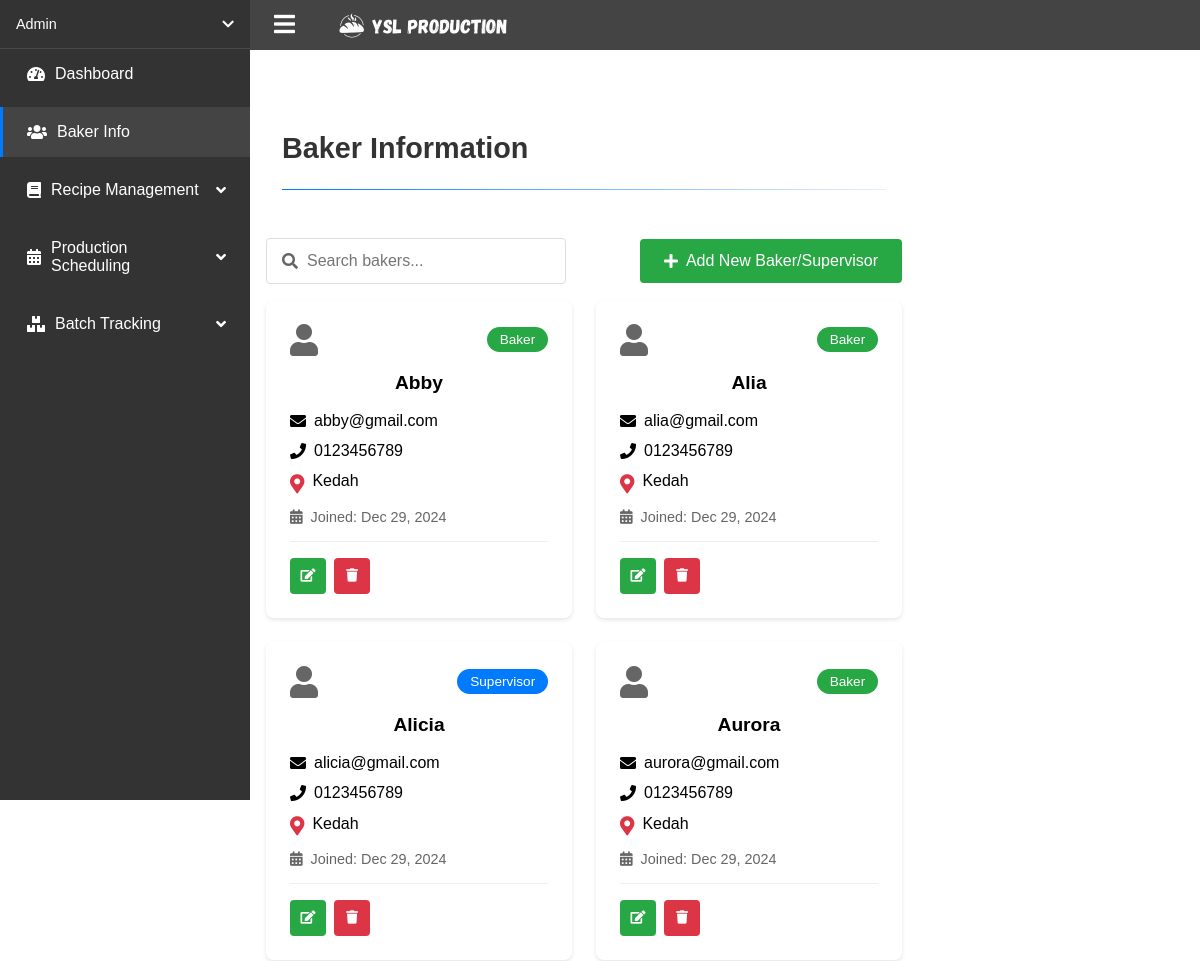
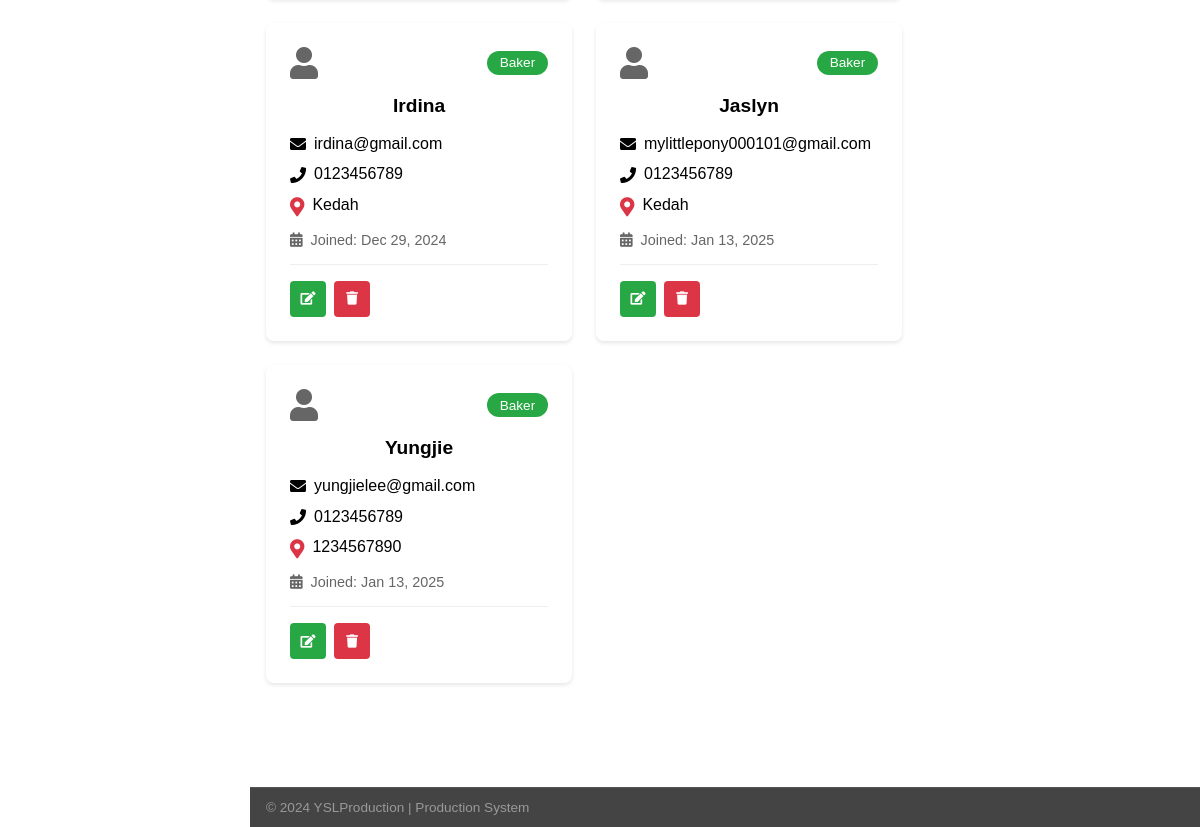
The app's page /baker_info.php (signed in) with its own data (2 pictures, top to bottom).
### tables this page shows
CREATE TABLE `tbl_users` (
  `user_id` int(6) NOT NULL,
  `user_fullName` varchar(200) NOT NULL,
  `user_contact` varchar(100) NOT NULL,
  `user_address` text NOT NULL,
  `user_email` varchar(200) NOT NULL,
  `user_password` varchar(200) NOT NULL,
  `user_dateRegister` datetime NOT NULL DEFAULT current_timestamp(),
  `user_role` varchar(10) NOT NULL DEFAULT 'Baker',
  `reset_token` varchar(255) DEFAULT NULL,
  `token_expiry` datetime DEFAULT NULL
);

### baker_info.php (the view, shortened to what this page needs)
<?php
require_once 'config/db_connection.php';
try {
    $stmt = $conn->query("SELECT
                            user_id,
                            user_fullName,
                            user_role,
                            user_email,
                            user_contact,
                            user_address,
                            user_dateRegister
                         FROM tbl_users
                         WHERE user_role IN ('Baker', 'Supervisor')
                         ORDER BY user_fullName");
    $bakers = $stmt->fetchAll(PDO::FETCH_ASSOC);
} catch(PDOException $e) {
    $error_message = "Error: " . $e->getMessage();
}
?>
<!DOCTYPE html>
<html lang="en">
<head>
    <link rel="stylesheet" href="css/style.css">
    <link rel="stylesheet" href="css/dashboard.css">
    <link rel="stylesheet" href="css/baker.css">
    <link rel="stylesheet" href="https://cdnjs.cloudflare.com/ajax/libs/font-awesome/5.15.4/css/all.min.css">
</head>
<body>
    <?php include 'includes/dashboard_navigation.php'; ?>
    <main class="main-content">
        <div class="page-header">
            <h1>Baker Information</h1>
            <div class="divider"></div>
        </div>
        <div class="baker-container">
            <div class="baker-header">
                <div class="search-box">
                    <input type="text" id="searchInput" placeholder="Search bakers...">
                    <i class="fas fa-search"></i>
                </div>
                <button class="add-baker-btn" onclick="window.location.href='add_baker.php'">
                    <i class="fas fa-plus"></i> Add New Baker/Supervisor
                </button>
            </div>
            <div class="baker-grid">
                <?php if (empty($bakers)): ?>
                    <div class="no-bakers">
                        <p>No bakers found.</p>
                    </div>
                <?php else: ?>
                    <?php foreach ($bakers as $baker): ?>
                        <div class="baker-card">
                            <div class="baker-info">
                                <div class="baker-header">
                                    <i class="fas fa-user user-icon"></i>
                                    <div class="role-badge <?php echo strtolower(htmlspecialchars($baker['user_role'])); ?>">
                                        <?php echo htmlspecialchars($baker['user_role']); ?>
                                    </div>
                                </div>
                                <h3><?php echo htmlspecialchars($baker['user_fullName']); ?></h3>
                                <div class="contact-info">
                                    <p><i class="fas fa-envelope"></i> <?php echo htmlspecialchars($baker['user_email']); ?></p>
                                    <p><i class="fas fa-phone"></i> <?php echo htmlspecialchars($baker['user_contact']); ?></p>
                                    <p><i class="fas fa-map-marker-alt"></i> <?php echo htmlspecialchars($baker['user_address']); ?></p>
                                </div>
                                <div class="join-date">
                                    <i class="fas fa-calendar-alt"></i>
                                    Joined: <?php echo date('M d, Y', strtotime($baker['user_dateRegister'])); ?>
                                </div>
                            </div>
                            <div class="baker-actions">
                                <button class="edit-btn" title="Edit"
                                        onclick="window.location.href='edit_baker.php?edit_id=<?php echo $baker['user_id']; ?>'">
                                    <i class="fas fa-edit"></i>
                                </button>
                                <button class="delete-btn" title="Delete"
                                        onclick="if(confirm('Are you sure you want to delete this baker?')) { window.location.href='baker_info.php?delete_id=<?php echo $baker['user_id']; ?>' }">
                                    <i class="fas fa-trash"></i>
                                </button>
                            </div>
                        </div>
                    <?php endforeach; ?>
                <?php endif; ?>
            </div>
        </div>
    </main>
</body>
</html>

### includes/dashboard_navigation.php (shortened to what this page needs)
<nav class="top-bar">
    <div class="top-bar-left">
        <button id="menu-toggle" class="menu-toggle">
            <i class="fas fa-bars"></i>
        </button>
        <img src="assets/images/logo_name_w.png" alt="YSL Logo" style="height: 30px;">
    </div>
</nav>
<div class="sidebar" id="sidebar">
    <div class="sidebar-user">
        <div class="user-info">
            <span><?php echo htmlspecialchars($_SESSION['user_fullName']); ?></span>
            <button id="user-dropdown-toggle">
                <i class="fas fa-chevron-down"></i>
            </button>
        </div>
    </div>
    <ul class="sidebar-menu">
        <li class="<?php echo basename($_SERVER['PHP_SELF']) == 'dashboard.php' ? 'active' : ''; ?>">
            <a href="dashboard.php"><i class="fas fa-tachometer-alt"></i> Dashboard</a>
        </li>
        <?php if ($_SESSION['user_role'] === 'Admin'): ?>
            <li class="<?php echo basename($_SERVER['PHP_SELF']) == 'baker_info.php' ? 'active' : ''; ?>">
                <a href="baker_info.php"><i class="fas fa-users"></i> Baker Info</a>
            </li>
        <?php endif; ?>
        <li class="has-submenu <?php echo in_array(basename($_SERVER['PHP_SELF']), ['view_recipes.php', 'add_recipe.php']) ? 'active' : ''; ?>">
            <a href="#"><i class="fas fa-book"></i> Recipe Management</a>
        </li>
        <li class="has-submenu <?php echo in_array(basename($_SERVER['PHP_SELF']), ['view_schedules.php', 'add_schedule.php']) ? 'active' : ''; ?>">
            <a href="#"><i class="fas fa-calendar-alt"></i> Production Scheduling</a>
        </li>
        <li class="has-submenu <?php echo in_array(basename($_SERVER['PHP_SELF']), ['view_batches.php', 'add_batch.php']) ? 'active' : ''; ?>">
            <a href="#"><i class="fas fa-boxes"></i> Batch Tracking</a>
        </li>
    </ul>
</div>
<div class="bottombar">
    <p>&copy; 2024 YSLProduction | Production System</p>
</div>

### css/style.css (style rules this page uses)
* { margin: 0; padding: 0; box-sizing: border-box; font-family: Arial, sans-serif; }
body { background: linear-gradient(rgba(0, 0, 0, 0.6), rgba(0, 0, 0, 0.6)), url('../assets/images/banner.png'); background-size: cover; background-position: center; background-attachment: fixed; min-height: 100vh; color: white; display: flex; flex-direction: column; }
main { max-width: 1200px; margin: 8rem auto; text-align: center; padding: 0 1rem; flex: 1; }

### css/dashboard.css (style rules this page uses)
body { display: grid; grid-template-areas: "sidebar topbar" "sidebar main" "sidebar bottombar"; grid-template-columns: 250px 1fr; grid-template-rows: 50px 1fr auto; min-height: 100vh; background-color: white; position: relative; background-image: none; }
.top-bar { grid-area: topbar; position: fixed; top: 0; right: 0; background-color: #444; color: white; padding: 0.5rem 1rem; display: flex; justify-content: space-between; align-items: center; height: 50px; z-index: 999; width: calc(100% - 250px); transition: width 0.3s ease, left 0.3s ease; }
.top-bar-left { display: flex; align-items: center; gap: 1rem; }
#menu-toggle { background: none; border: none; font-size: 1.5rem; cursor: pointer; }
.sidebar { grid-area: sidebar; background-color: #333; color: white; padding: 0; position: fixed; top: 0; left: 0; height: 100vh; width: 250px; z-index: 1000; transition: transform 0.3s ease; }
.sidebar-menu { list-style: none; padding: 0; margin-top: 0; }
.sidebar-menu li { margin-bottom: 0.5rem; }
.sidebar-menu a { color: white; text-decoration: none; padding: 1rem 1.5rem; display: flex; align-items: center; gap: 10px; border-radius: 0; border-left: 3px solid transparent; transition: background-color 0.3s; }
.sidebar-menu a:hover, .sidebar-menu li.active a { background-color: #444; border-left: 3px solid #007bff; }
.has-submenu > a::after { content: '\f107'; font-family: 'Font Awesome 5 Free'; font-weight: 900; margin-left: auto; transition: transform 0.3s; }
.main-content { grid-area: main; padding: 2rem 2rem 0 0; background-color: white; margin-top: 50px; margin-left: 0; width: calc(100% - 0px); transition: width 0.3s ease, margin-left 0.3s ease; padding-left: 0; display: block; }
.bottombar { grid-area: bottombar; position: fixed; bottom: 0; right: 0; background-color: #444; color: #999; padding: 0.75rem 1rem; text-align: left; font-size: 0.85rem; border-top: 1px solid #555; z-index: 999; width: calc(100% - 250px); transition: width 0.3s ease, left 0.3s ease; }
.sidebar-user { padding: 1rem; border-bottom: 1px solid rgba(255, 255, 255, 0.1); position: relative; }
.user-info { display: flex; align-items: center; justify-content: space-between; color: white; cursor: pointer; }
.user-info span { font-size: 0.9rem; white-space: nowrap; overflow: hidden; text-overflow: ellipsis; }
#user-dropdown-toggle { background: none; border: none; color: white; cursor: pointer; padding: 0.5rem; }
.menu-toggle { background: none; border: none; color: white; font-size: 1.5rem; cursor: pointer; padding: 0.5rem; margin-right: 1rem; }
#user-dropdown-toggle { background: none; border: none; color: white; cursor: pointer; padding: 0; }
body:not(.sidebar-collapsed) .top-bar, body:not(.sidebar-collapsed) .bottombar { width: calc(100% - 250px); margin-left: 250px; }
body:not(.sidebar-collapsed) .main-content { width: calc(100% - 250px); margin-left: 0; }
.page-header { padding: 0 2rem; margin-bottom: 2rem; text-align: left; }
.page-header h1 { font-size: 1.8rem; color: #333; margin: 0; padding-bottom: 1rem; }
.divider { height: 1px; background: linear-gradient(to right, #007bff, rgba(0, 123, 255, 0.1)); margin-top: 0.5rem; width: 100%; align-self: flex-start; }
.edit-btn { background-color: #28a745; color: white; }
.delete-btn { background-color: #dc3545; color: white; }
.top-bar { display: flex; justify-content: space-between; align-items: center; padding: 0 1rem; }

### records on screen
tbl_users: user_role "Baker", user_fullName "Abby", user_email "abby@gmail.com", user_contact "0123456789", user_address "Kedah", user_dateRegister "Dec 29, 2024"
tbl_users: user_role "Baker", user_fullName "Alia", user_email "alia@gmail.com", user_contact "0123456789", user_address "Kedah", user_dateRegister "Dec 29, 2024"
tbl_users: user_role "Supervisor", user_fullName "Alicia", user_email "alicia@gmail.com", user_contact "0123456789", user_address "Kedah", user_dateRegister "Dec 29, 2024"
tbl_users: user_role "Baker", user_fullName "Aurora", user_email "aurora@gmail.com", user_contact "0123456789", user_address "Kedah", user_dateRegister "Dec 29, 2024"
tbl_users: user_role "Baker", user_fullName "Irdina", user_email "irdina@gmail.com", user_contact "0123456789", user_address "Kedah", user_dateRegister "Dec 29, 2024"
tbl_users: user_role "Baker", user_fullName "Jaslyn", user_email "mylittlepony000101@gmail.com", user_contact "0123456789", user_address "Kedah", user_dateRegister "Jan 13, 2025"
tbl_users: user_role "Baker", user_fullName "Yungjie", user_email "yungjielee@gmail.com", user_contact "0123456789", user_address "1234567890", user_dateRegister "Jan 13, 2025"

### other values on screen
$_SESSION['user_fullName'] "Admin"
